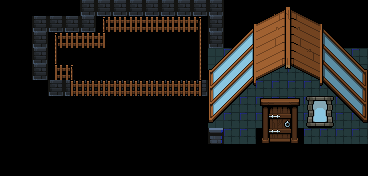

Below is a game level as drawn by its tile map, then a one-line description and the .tmx file that defines it, in full:
An orthogonal 23x11 tile map with 16x16 px tiles, 2 tile layers (Collision, decor), 3 hidden layers not drawn, 6 tilesets and 1 object (Inside Infirmary).

<map version="1.10" tiledversion="1.12.2" orientation="orthogonal" renderorder="right-down" width="23" height="11" tilewidth="16" tileheight="16" infinite="0" nextlayerid="7" nextobjectid="2">
 <tileset firstgid="1" source="../tiles/Floors_Tiles.tsx" />
 <tileset firstgid="651" source="../tiles/Wall_Tiles.tsx" />
 <tileset firstgid="1276" source="../tiles/Props.tsx" />
 <tileset firstgid="1901" source="../tiles/Dungeon_Tiles.tsx" />
 <tileset firstgid="2526" source="../tiles/Roofs.tsx" />
 <tileset firstgid="3151" source="../tiles/Interior_Props_01.tsx" />
 <layer id="2" name="Collision" width="23" height="11">
  <data encoding="csv">
0,0,0,0,0,1954,1954,1954,1954,1954,1954,1954,1954,1954,0,0,0,0,0,0,0,0,0,
0,0,1954,1954,1954,1954,0,0,0,0,0,0,0,1954,0,0,0,0,0,0,0,0,0,
0,0,1954,0,0,0,0,0,0,0,0,0,0,1954,0,0,0,0,0,0,0,0,0,
0,0,1954,0,0,0,0,0,0,0,0,0,0,1931,2431,2431,2431,2431,2431,2431,2431,2431,2431,
0,0,1954,0,0,0,0,0,0,0,0,0,0,1931,2431,2431,2431,2431,2431,2431,2431,2431,2431,
0,0,0,1954,1954,1954,1954,1954,1954,1954,1954,1954,1954,1931,2431,2431,2431,2431,2431,2431,2431,2431,2431,
0,0,0,0,0,0,0,0,0,0,0,0,0,1931,2431,2431,2431,2431,2431,2431,2431,2431,2431,
0,0,0,0,0,0,0,0,0,0,0,0,0,1931,2431,2431,2431,2431,2431,2431,2431,2431,2431,
0,0,0,0,0,0,0,0,0,0,0,0,0,2280,2431,2431,0,0,0,2431,2431,2431,2431,
0,0,0,0,0,0,0,0,0,0,0,0,0,0,0,0,0,0,0,0,0,0,0,
0,0,0,0,0,0,0,0,0,0,0,0,0,0,0,0,0,0,0,0,0,0,0
</data>
 </layer>
 <layer id="1" name="Ground" width="23" height="11" visible="0">
  <data encoding="csv">
279,279,283,254,283,279,283,254,254,283,254,283,254,283,283,283,283,283,283,283,283,283,283,
254,279,254,254,283,279,254,254,283,254,283,279,254,283,283,283,283,283,283,283,283,283,283,
254,279,254,254,279,283,254,254,254,254,279,279,254,283,283,283,283,283,283,283,283,283,283,
254,279,254,279,283,254,279,279,254,254,283,254,254,283,283,283,283,283,283,283,283,283,283,
254,254,254,279,283,254,279,279,254,254,254,283,254,254,283,283,283,283,283,283,283,283,283,
254,254,254,283,283,254,254,254,254,254,254,254,279,254,283,279,283,283,283,283,283,283,283,
254,254,254,254,283,283,254,254,283,283,254,254,279,254,279,279,283,283,283,283,283,283,283,
254,283,254,254,283,254,254,254,279,254,254,254,279,279,279,279,283,283,283,283,283,283,283,
254,279,279,254,254,279,254,254,254,283,254,254,283,254,279,279,283,283,283,283,283,283,283,
254,279,254,279,279,254,254,283,254,279,254,254,254,254,283,279,283,283,283,283,283,283,283,
254,254,254,254,254,283,254,254,283,254,283,254,283,283,283,283,279,283,283,283,283,283,283
</data>
 </layer>
 <layer id="5" name="walls" width="23" height="11" visible="0">
  <data encoding="csv">
0,0,0,0,0,0,0,0,0,0,0,0,0,0,0,0,0,0,0,0,0,0,0,
0,0,0,0,0,0,0,0,0,0,0,0,0,0,0,0,0,0,0,0,0,0,0,
0,0,0,0,0,0,0,0,0,0,0,0,0,0,0,0,0,0,0,0,0,0,0,
0,0,0,0,0,0,0,0,0,0,0,0,0,0,0,0,0,0,0,0,0,0,0,
0,0,0,0,0,0,0,0,0,0,0,0,0,0,0,0,2044,2044,2044,2044,0,0,0,
0,0,0,0,0,0,0,0,0,0,0,0,0,0,0,2044,2044,2044,2044,2044,2044,2045,0,
0,0,0,0,0,0,0,0,0,0,0,0,0,0,2043,2044,2044,2044,2044,2044,2044,2045,0,
0,0,0,0,0,0,0,0,0,0,0,0,0,0,2043,2044,2044,2044,2044,2044,2044,2045,0,
0,0,0,0,0,0,0,0,0,0,0,0,0,0,2043,2044,2044,2044,2044,2044,2044,2045,0,
0,0,0,0,0,0,0,0,0,0,0,0,0,0,0,0,0,0,0,0,0,0,0,
0,0,0,0,0,0,0,0,0,0,0,0,0,0,0,0,0,0,0,0,0,0,0
</data>
 </layer>
 <layer id="4" name="water" width="23" height="11" visible="0">
  <data encoding="csv">
0,0,0,0,0,0,0,0,0,0,0,0,0,0,0,0,0,0,0,0,0,0,0,
0,0,0,0,0,0,0,0,0,0,0,0,0,0,0,0,0,0,0,0,0,0,0,
0,0,0,0,0,0,0,0,0,0,0,0,0,0,0,0,0,0,0,0,0,0,0,
0,0,0,0,0,0,0,0,0,0,0,0,0,0,0,0,0,0,0,0,0,0,0,
0,0,0,0,0,0,0,0,0,0,0,0,0,0,0,0,0,0,0,0,0,0,0,
0,0,0,0,0,0,0,0,0,0,0,0,0,0,0,0,0,0,0,0,0,0,0,
0,0,0,0,0,0,0,0,0,0,0,0,0,0,0,0,0,0,0,0,0,0,0,
0,0,0,0,0,0,0,0,0,0,0,0,0,0,0,0,0,0,0,0,0,0,0,
0,0,0,0,0,0,0,0,0,0,0,0,0,0,0,0,0,0,0,0,0,0,0,
0,0,0,0,0,0,0,0,0,0,0,0,0,0,0,0,0,0,0,0,0,0,0,
0,0,0,0,0,0,0,0,0,0,0,0,0,0,0,0,0,0,0,0,0,0,0
</data>
 </layer>
 <layer id="3" name="decor" width="23" height="11">
  <data encoding="csv">
0,0,0,0,0,0,0,0,0,0,0,0,0,0,0,0,0,2529,2530,0,0,0,0,
0,0,0,0,0,0,1552,1553,1553,1553,1553,1553,1554,0,0,2670,2553,2554,2555,2556,2671,0,0,
0,0,0,1576,1553,1553,1577,0,0,0,0,0,1605,0,2694,2695,2578,2579,2580,2581,2696,2697,0,
0,0,0,1601,0,0,0,0,0,0,0,0,1605,2718,2719,2720,2603,2604,2605,2606,2721,2722,2723,
0,0,0,1626,1627,0,0,0,0,0,0,0,1605,2743,2744,2745,2628,2629,2630,2631,2746,2747,2748,
0,0,0,0,1652,1653,1653,1653,1653,1653,1653,1653,1654,2768,2769,2770,0,0,0,0,2771,2772,2773,
0,0,0,0,0,0,0,0,0,0,0,0,0,2793,2794,0,3580,3581,3582,3575,3576,2797,2798,
0,0,0,0,0,0,0,0,0,0,0,0,0,2818,0,0,3618,3619,3620,3613,3614,0,2823,
0,0,0,0,0,0,0,0,0,0,0,0,0,0,0,0,3656,3657,3658,0,0,0,0,
0,0,0,0,0,0,0,0,0,0,0,0,0,0,0,0,0,0,0,0,0,0,0,
0,0,0,0,0,0,0,0,0,0,0,0,0,0,0,0,0,0,0,0,0,0,0
</data>
 </layer>
 <objectgroup id="6" name="doors" visible="0">
  <object id="1" name="Inside Infirmary" x="266.843" y="119.253" width="27.1566" height="22.4337">
   <properties>
    <property name="TargetName" value="Inside Infirmary" />
    <property name="spawnx" type="float" value="0.5" />
    <property name="spawny" type="float" value="0.65" />
   </properties>
  </object>
 </objectgroup>
</map>
